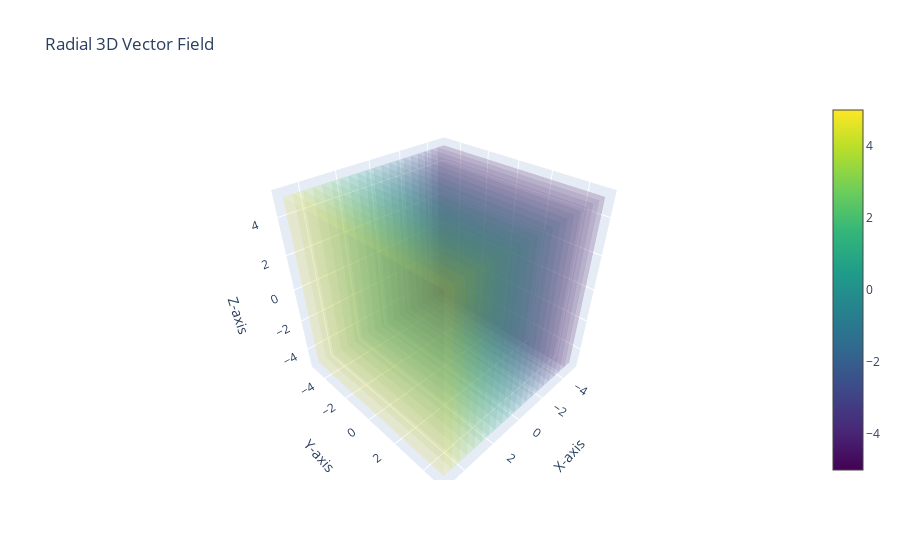

Source (notebook cell):
### Code cell
# Heatmap of the radial 3d vector field
n = 10  # Number of points in each axis
x = np.linspace(-5, 5, n)
y = np.linspace(-5, 5, n)
z = np.linspace(-5, 5, n)

# Create a 3D meshgrid
X, Y, Z = np.meshgrid(x, y, z)

# Define the radial vector field in 3D
U = X  # X-component of the vector field

# Create a 3D heatmap
fig = go.Figure(data=go.Volume(
    x=X.flatten(),
    y=Y.flatten(),
    z=Z.flatten(),
    value=U.flatten(),
    isomin=-5,
    isomax=5,
    opacity=0.1,  # Transparency
    surface_count=21,  # Number of isosurfaces
    colorscale='Viridis'
))

# Customize layout
fig.update_layout(
    scene=dict(
        xaxis_title='X-axis',
        yaxis_title='Y-axis',
        zaxis_title='Z-axis'
    ),
    title="Radial 3D Vector Field"
)

# Show interactive plot
fig.show()

### Figure 1 — Plotly figure (JSON) as saved in the notebook; plotly's stock layout.template omitted (floating-point values rounded to 4 significant figures; data arrays with more than 128 entries replaced by an {"elided": "..."} marker saying what was removed)
{"data": [{"colorscale": [[0, "#440154"], [0.1111, "#482878"], [0.2222, "#3e4989"], [0.3333, "#31688e"], [0.4444, "#26828e"], [0.5556, "#1f9e89"], [0.6667, "#35b779"], [0.7778, "#6ece58"], [0.8889, "#b5de2b"], [1, "#fde725"]], "isomax": 5, "isomin": -5, "opacity": 0.1, "surface": {"count": 21}, "type": "volume", "value": {"elided": "1000 float values"}, "x": {"elided": "1000 float values"}, "y": {"elided": "1000 float values"}, "z": {"elided": "1000 float values"}}], "layout": {"scene": {"xaxis": {"title": {"text": "X-axis"}}, "yaxis": {"title": {"text": "Y-axis"}}, "zaxis": {"title": {"text": "Z-axis"}}}, "title": {"text": "Radial 3D Vector Field"}}}
